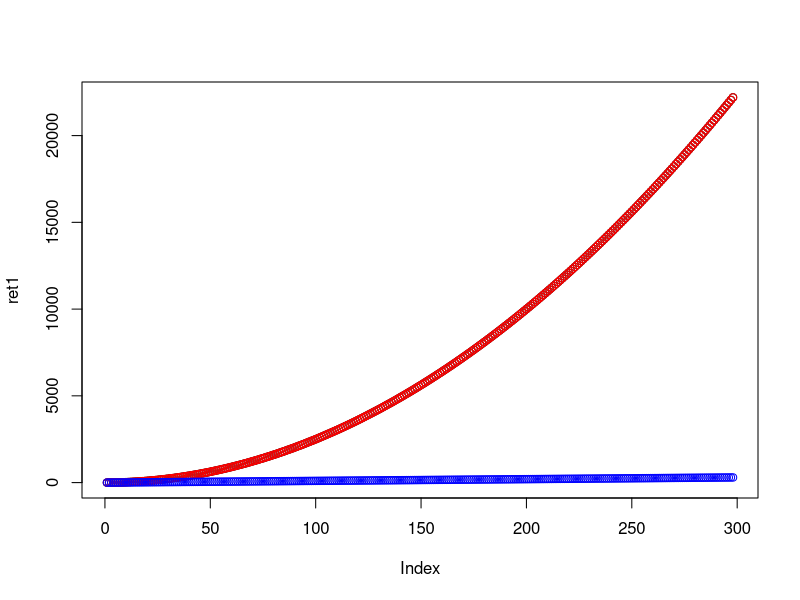

The R script that drew this image:


str1 <- function(n){
  2:(n-1)
}

str2 <- function(n){
  rep(2:n, each = 2)[1:(n-2)]
}

str3 <- function(n){
  rep(2:n, each = 2)[c(2:(n-2), 1)]
}


N <- 300

ret1 <- sapply(3:N, function(u) sum(abs(str1(u) - str2(u))))
ret2 <- sapply(3:N, function(u) sum(abs(str1(u) - str3(u))))
ret3 <- sapply(3:N, function(u) sum(abs(str2(u) - str3(u))))

plot(ret1)
points(ret2, col = "red")
points(ret3, col = "blue")

any(ret1 < ret2)
any(ret2 < ret1)
